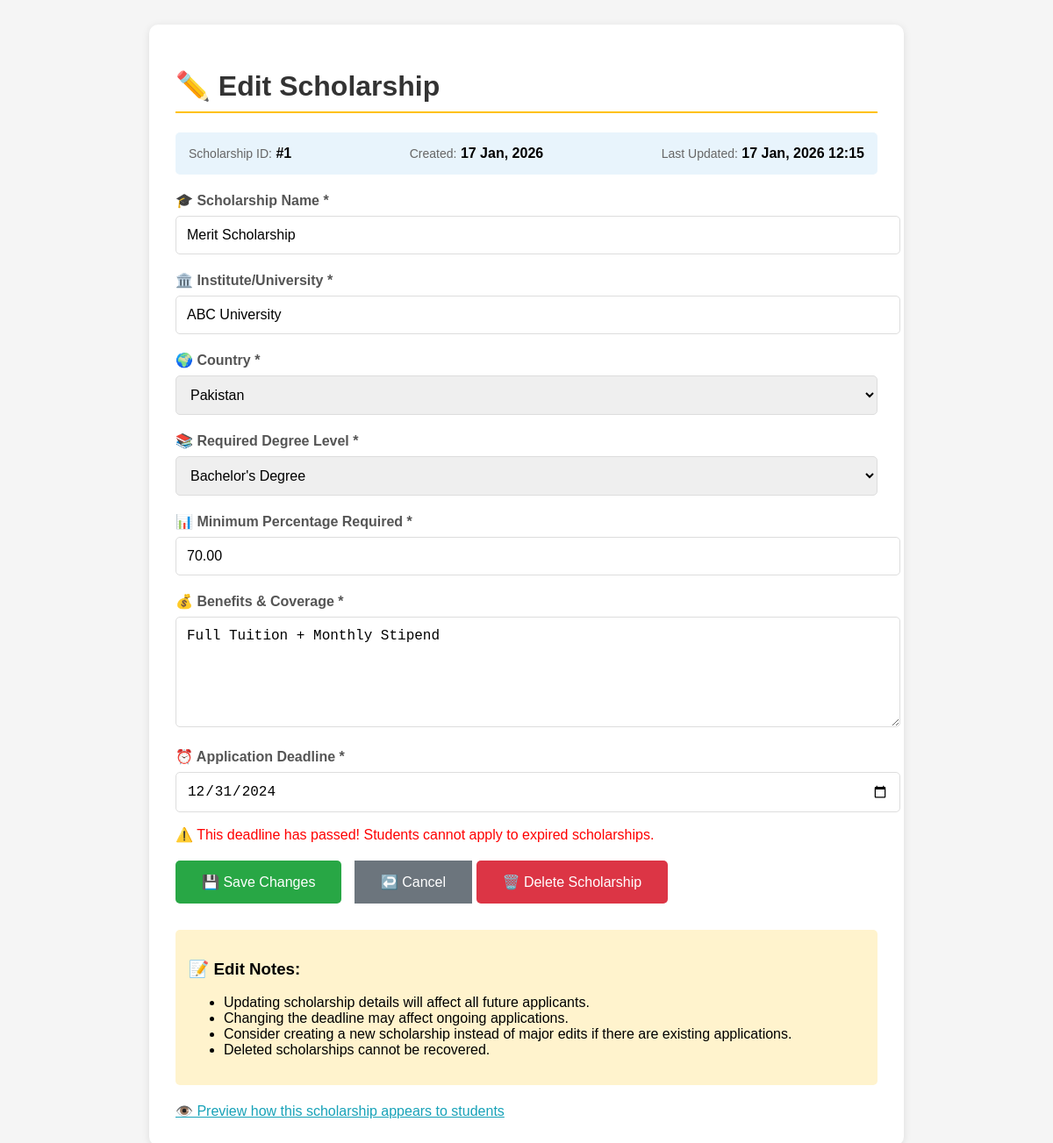
Screenshot of /edit_scholarship.php?id=1 with the database file from the repository.
### tables this page shows
CREATE TABLE `scholarships` (
  `scholarship_id` int(11) NOT NULL,
  `name` varchar(200) NOT NULL,
  `institute` varchar(200) DEFAULT NULL,
  `country` varchar(100) DEFAULT NULL,
  `degree` varchar(50) DEFAULT NULL,
  `min_percentage` decimal(5,2) DEFAULT NULL,
  `benefits` text DEFAULT NULL,
  `deadline` date DEFAULT NULL,
  `description` text DEFAULT NULL,
  `created_at` timestamp NOT NULL DEFAULT current_timestamp()
);

### edit_scholarship.php (the view, shortened to what this page needs)
<?php
include '../db.php';
$scholarship_id = $_GET['id'] ?? 0;
$sql = "SELECT * FROM scholarships WHERE scholarship_id = $scholarship_id";
$result = mysqli_query($conn, $sql);
$scholarship = mysqli_fetch_assoc($result);
?>
<!DOCTYPE html>
<html>
<head>
</head>
<body>
    <div class="container">
        <h1>✏️ Edit Scholarship</h1>
        <div class="scholarship-info">
            <div style="display: flex; justify-content: space-between;">
                <div>
                    <span class="info-label">Scholarship ID:</span>
                    <span class="info-value">#<?php echo $scholarship['scholarship_id']; ?></span>
                </div>
                <div>
                    <span class="info-label">Created:</span>
                    <span class="info-value"><?php echo date('d M, Y', strtotime($scholarship['created_at'])); ?></span>
                </div>
                <div>
                    <span class="info-label">Last Updated:</span>
                    <span class="info-value"><?php echo date('d M, Y H:i', strtotime($scholarship['created_at'])); ?></span>
                </div>
            </div>
        </div>
        <form method="POST">
            <div class="form-group">
                <label for="name">🎓 Scholarship Name *</label>
                <input type="text" id="name" name="name" value="<?php echo htmlspecialchars($scholarship['name']); ?>" required>
            </div>
            <div class="form-group">
                <label for="institute">🏛️ Institute/University *</label>
                <input type="text" id="institute" name="institute" value="<?php echo htmlspecialchars($scholarship['institute']); ?>" required>
            </div>
            <div class="form-group">
                <label for="country">🌍 Country *</label>
                <select id="country" name="country" required>
                    <option value="Pakistan" <?php echo $scholarship['country'] == 'Pakistan' ? 'selected' : ''; ?>>Pakistan</option>
                </select>
            </div>
            <div class="form-group">
                <label for="degree">📚 Required Degree Level *</label>
                <select id="degree" name="degree" required>
                    <option value="Bachelor" <?php echo $scholarship['degree'] == 'Bachelor' ? 'selected' : ''; ?>>Bachelor's Degree</option>
                </select>
            </div>
            <div class="form-group">
                <label for="min_percentage">📊 Minimum Percentage Required *</label>
                <input type="number" id="min_percentage" name="min_percentage"
                       value="<?php echo $scholarship['min_percentage']; ?>"
                       min="0" max="100" step="0.01" required>
            </div>
            <div class="form-group">
                <label for="benefits">💰 Benefits & Coverage *</label>
                <textarea id="benefits" name="benefits" required><?php echo htmlspecialchars($scholarship['benefits']); ?></textarea>
            </div>
            <div class="form-group">
                <label for="deadline">⏰ Application Deadline *</label>
                <input type="date" id="deadline" name="deadline"
                       value="<?php echo $scholarship['deadline']; ?>" required>
                <?php
                $deadline_date = new DateTime($scholarship['deadline']);
                $today = new DateTime();
                if($deadline_date < $today) {
                    echo '<p style="color: red;">⚠️ This deadline has passed! Students cannot apply to expired scholarships.</p>';
                }
                ?>
            </div>
            <div class="form-group">
                <button type="submit" name="update_scholarship" class="update-btn">💾 Save Changes</button>
                <a href="manage_scholarships.php" class="cancel-btn">↩️ Cancel</a>
                <a href="?delete=<?php echo $scholarship_id; ?>&from=edit"
                   class="delete-btn"
                   onclick="return confirm('Are you sure you want to permanently delete this scholarship?\n\n<?php echo addslashes($scholarship['name']); ?>')"
                   style="background: #dc3545; color: white; padding: 15px 30px; text-decoration: none; border-radius: 5px; display: inline-block;">
                   🗑️ Delete Scholarship
                </a>
            </div>
        </form>
        <div style="margin-top: 30px; background: #fff3cd; padding: 15px; border-radius: 5px;">
            <h3>📝 Edit Notes:</h3>
            <ul>
                <li>Updating scholarship details will affect all future applicants.</li>
                <li>Changing the deadline may affect ongoing applications.</li>
                <li>Consider creating a new scholarship instead of major edits if there are existing applications.</li>
                <li>Deleted scholarships cannot be recovered.</li>
            </ul>
        </div>
        <div style="margin-top: 20px;">
            <a href="../search_scholarship.php?search=1&search_query=<?php echo urlencode($scholarship['name']); ?>"
               target="_blank" style="color: #17a2b8;">
               👁️ Preview how this scholarship appears to students
            </a>
        </div>
    </div>
</body>
</html>

### edit_scholarship.php (style rules this page uses)
body { font-family: Arial; padding: 20px; background: #f5f5f5; }
.container { max-width: 800px; margin: 0 auto; background: white; padding: 30px; border-radius: 10px; box-shadow: 0 2px 10px rgba(0,0,0,0.1); }
h1 { color: #333; border-bottom: 2px solid #ffc107; padding-bottom: 10px; }
.form-group { margin: 20px 0; }
label { display: block; margin-bottom: 8px; font-weight: bold; color: #555; }
input, select, textarea { width: 100%; padding: 12px; border: 1px solid #ddd; border-radius: 5px; font-size: 16px; }
textarea { height: 100px; resize: vertical; }
button { padding: 15px 30px; border: none; border-radius: 5px; font-size: 16px; cursor: pointer; margin-right: 10px; }
.update-btn { background: #28a745; color: white; }
.cancel-btn { background: #6c757d; color: white; text-decoration: none; padding: 15px 30px; display: inline-block; }
.delete-btn { background: #dc3545; color: white; }
.scholarship-info { background: #e8f4fc; padding: 15px; border-radius: 5px; margin-bottom: 20px; }
.info-label { color: #666; font-size: 14px; }
.info-value { font-weight: bold; }

### rows the page displays
scholarships: scholarship_id "1", created_at "17 Jan, 2026", created_at "17 Jan, 2026 12:15", name "Merit Scholarship", institute "ABC University", country "Pakistan", degree "Bachelor's Degree", min_percentage "70.00", benefits "Full Tuition + Monthly Stipend", deadline "12/31/2024"
